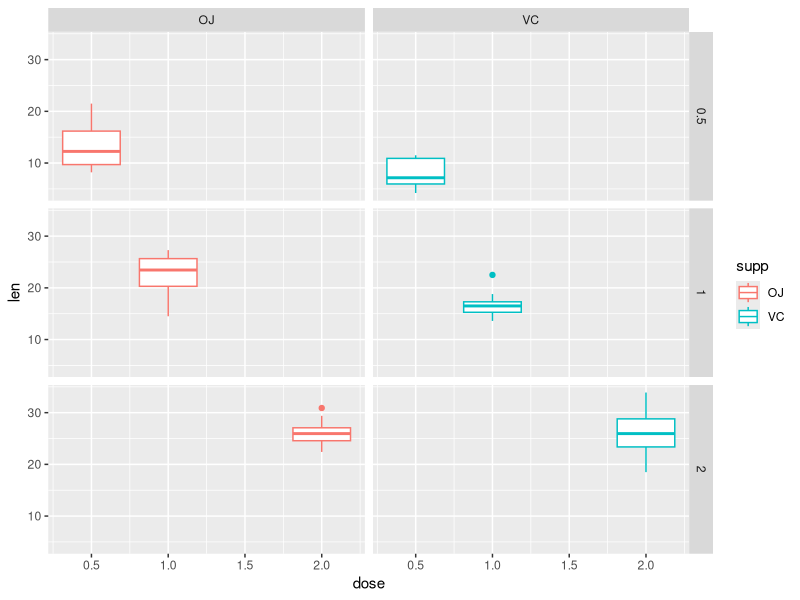

Here is the R script that generated this plot:
## ---- chunk 1
library("datasets"); library("plyr"); library("ggplot2")
data("ToothGrowth")
qplot(dose, len, colour=supp, data=ToothGrowth, facets= dose ~ supp, geom="boxplot")
## ---- chunk 2
ddply(.data = ToothGrowth, .variables = .(supp,dose), summarize, mean = mean(len), std.dev = sd(len), n=length(len), std.error = sd(len)/sqrt(length(len)))
## ---- chunk 3
c(qt(0.025,9),qt(0.975,9))
## ---- chunk 4
(13.23-7.98)/sqrt((4.460^2/10)+(2.747^2)/10)
## ---- chunk 5
t.test(ToothGrowth[ToothGrowth$supp == "OJ" & ToothGrowth$dose == 0.5,]$len,ToothGrowth[ToothGrowth$supp == "VC" & ToothGrowth$dose == 0.5,]$len)$statistic
## ---- chunk 6
(22.70-16.77)/sqrt((3.911^2/10)+(2.515^2)/10)
## ---- chunk 7
t.test(ToothGrowth[ToothGrowth$supp == "OJ" & ToothGrowth$dose == 1.0,]$len,ToothGrowth[ToothGrowth$supp == "VC" & ToothGrowth$dose == 1.0,]$len)$statistic
## ---- chunk 8
(26.06-26.14)/sqrt((2.655^2/10)+(4.798^2)/10)
## ---- chunk 9
t.test(ToothGrowth[ToothGrowth$supp == "OJ" & ToothGrowth$dose == 2.0,]$len,ToothGrowth[ToothGrowth$supp == "VC" & ToothGrowth$dose == 2.0,]$len)$statistic
